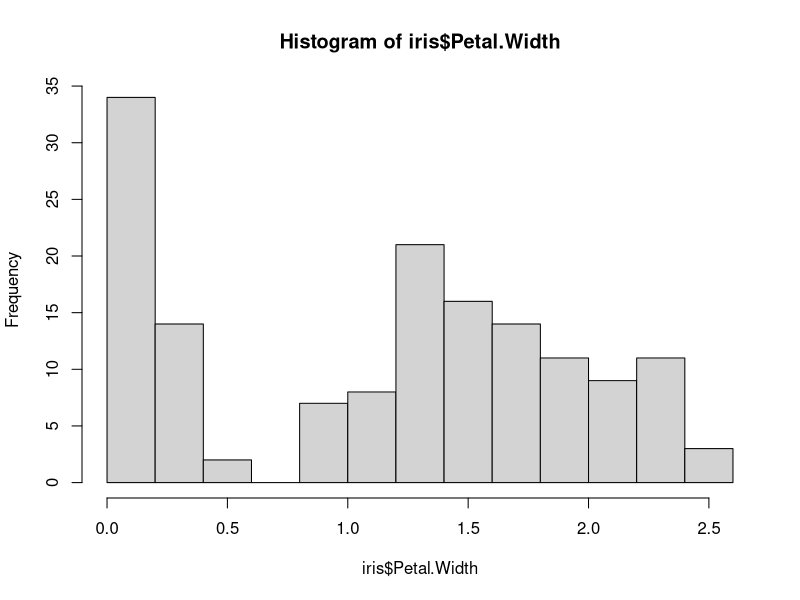
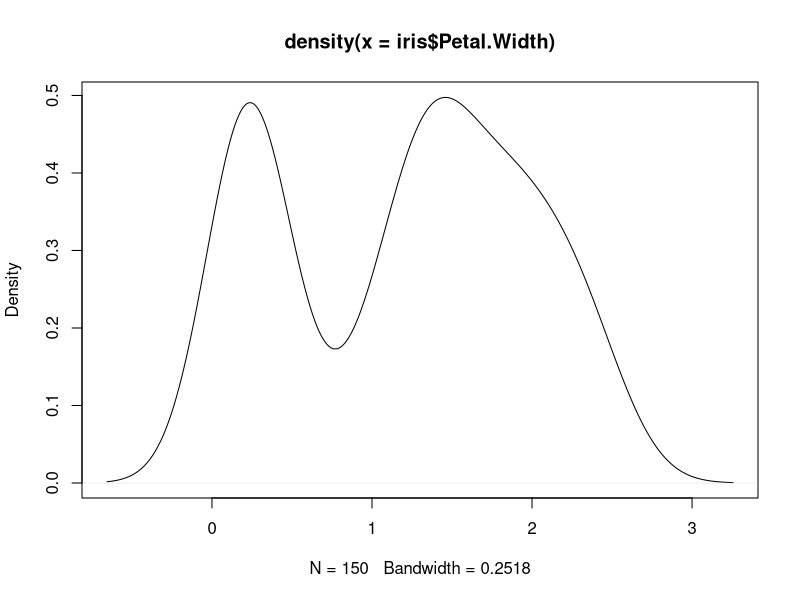
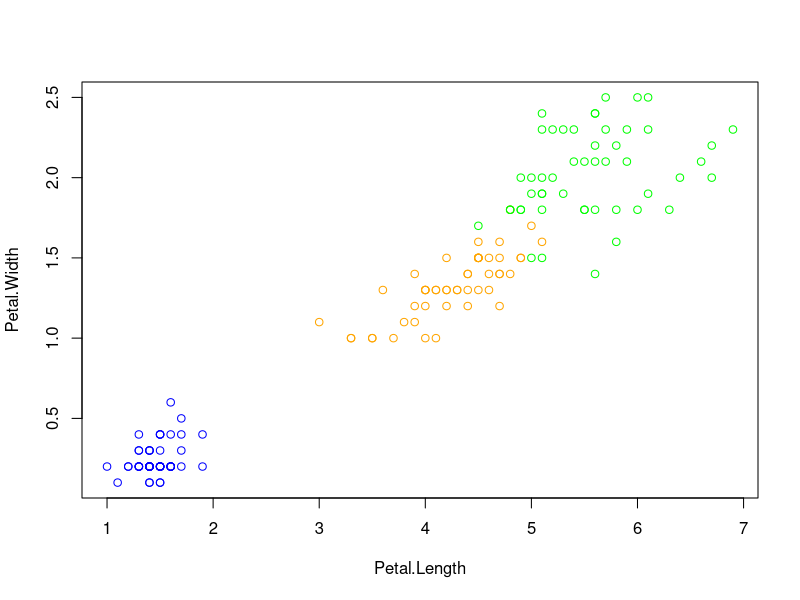

Here is the R script that generated these plots, in order:
summary(iris)
summary(object = iris, maxsum = 2)
hist(iris$Petal.Width)
plot(density(iris$Petal.Width))
mycol <- c("blue","orange","green" )
with(iris,plot(Petal.Width ~ Petal.Length, col = mycol[Species]))
